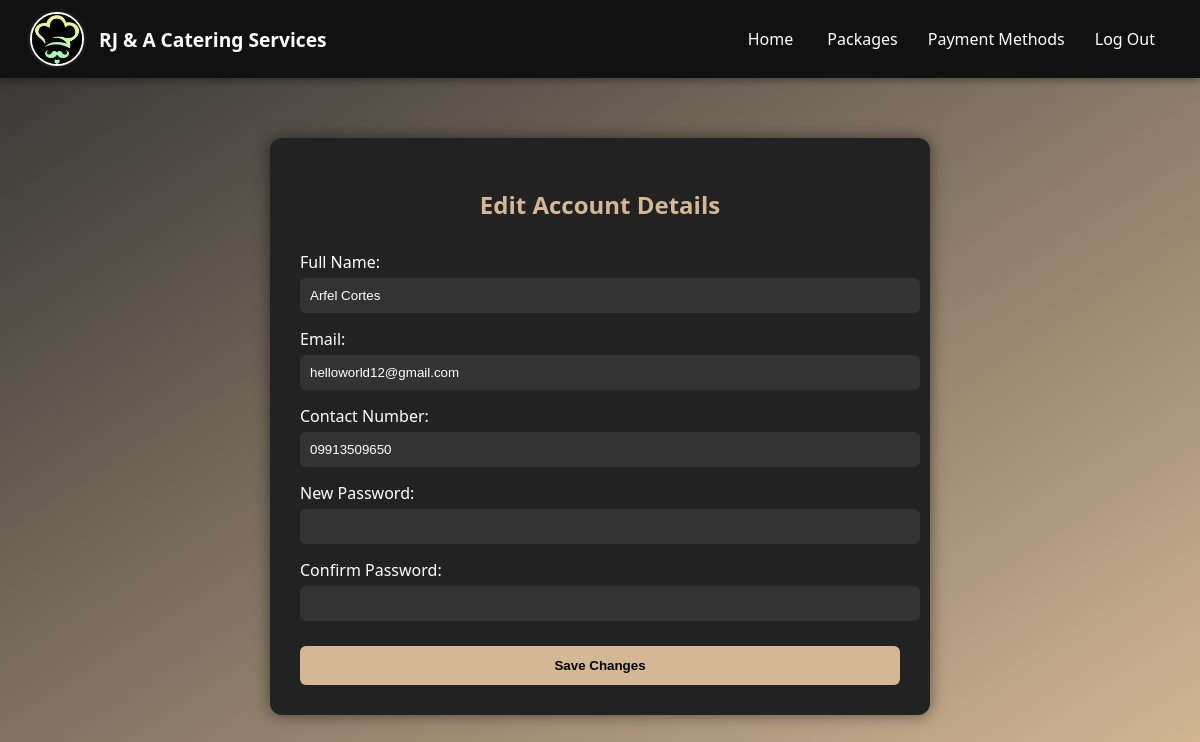
Screenshot of /account.php (signed in) with the database file from the repository.
### tables this page shows
CREATE TABLE `registertb` (
  `userid` int(10) UNSIGNED NOT NULL,
  `name` varchar(255) DEFAULT NULL,
  `username` varchar(255) DEFAULT NULL,
  `contact` varchar(20) DEFAULT NULL,
  `password` varchar(255) DEFAULT NULL,
  `checkpass` varchar(255) DEFAULT NULL,
  `role` varchar(20) DEFAULT 'user'
);

### account.php (the view, shortened to what this page needs)
<?php
include('connection.php');
$user_id = $_SESSION['user_id'];
$sql = "SELECT name, username, contact FROM registertb WHERE userid = ?";
$query = $conn->prepare($sql);
$query->bind_param("i", $user_id);
$query->execute();
$query->bind_result($name, $email, $phone);
?>
<!DOCTYPE html>
<html lang="en">
<head>
</head>
<body>
<nav class="navbar">
    <div style="display: flex; align-items: center; gap: 15px;">
        <img src="logo.jfif" alt="Logo" class="logo-img">
        <span style="color: white; font-size: 1.2em; font-weight: bold;">RJ & A Catering Services</span>
    </div>
     <div>
        <?php
        if (isset($_SESSION['user_id'])) {
            echo '<a href="home.php">Home </a>';
        }
        if (isset($_SESSION['user_id'])) {
            echo '<a href="orders.php">Packages</a>';
        }
        if (isset($_SESSION['user_id'])) {
            echo '<a href="order_details.php">Payment Methods</a>';
        }
        if (isset($_SESSION['user_id'])) {
    echo '<a href="logout.php">Log Out</a>';
} else {
    echo '<a href="index.php">Log In</a>';
}
?>
    </div>
</nav>
<div class="container">
    <h2>Edit Account Details</h2>
    <form action="update_account.php" method="POST">
        <label>Full Name:</label>
        <input type="text" name="name" value="<?= htmlspecialchars($name) ?>" required>
        <label>Email:</label>
        <input type="email" name="email" value="<?= htmlspecialchars($email) ?>" required>
        <label>Contact Number:</label>
        <input type="tel" name="phone" value="<?= htmlspecialchars($phone) ?>" required>
        <label>New Password:</label>
        <input type="password" name="new_password">
        <label>Confirm Password:</label>
        <input type="password" name="confirm_password">
        <input type="submit" value="Save Changes">
    </form>
</div>
</body>
</html>

### account.php (style rules this page uses)
body { margin: 0; font-family: 'Segoe UI', sans-serif; background: linear-gradient(to bottom right,#323232, #d4b895); color: #fff; }
.navbar { background-color: #111; display: flex; justify-content: space-between; align-items: center; padding: 12px 30px; box-shadow: 0 2px 8px rgba(0,0,0,0.4); }
.navbar a { color: white; text-decoration: none; margin: 0 15px; font-weight: 500; }
.logo-img { width: 50px; height: 50px; border-radius: 50%; object-fit: cover; border: 2px solid white; box-shadow: 0 0 4px rgba(255, 255, 255, 0.2); }
.container { max-width: 600px; margin: 60px auto; background-color: #222; padding: 30px; border-radius: 12px; box-shadow: 0 0 15px rgba(0, 0, 0, 0.5); }
h2 { text-align: center; color: #d4b895; margin-bottom: 30px; }
label { display: block; margin: 15px 0 5px; }
input[type="text"], input[type="email"], input[type="password"], input[type="tel"] { width: 100%; padding: 10px; border: none; border-radius: 6px; background-color: #333; color: #fff; }
input[type="submit"] { margin-top: 25px; width: 100%; background-color: #d4b895; color: #000; border: none; padding: 12px; border-radius: 6px; font-weight: bold; cursor: pointer; }

### rows the page displays
registertb: name "Arfel Cortes", email "helloworld12@gmail.com", phone "09913509650"
